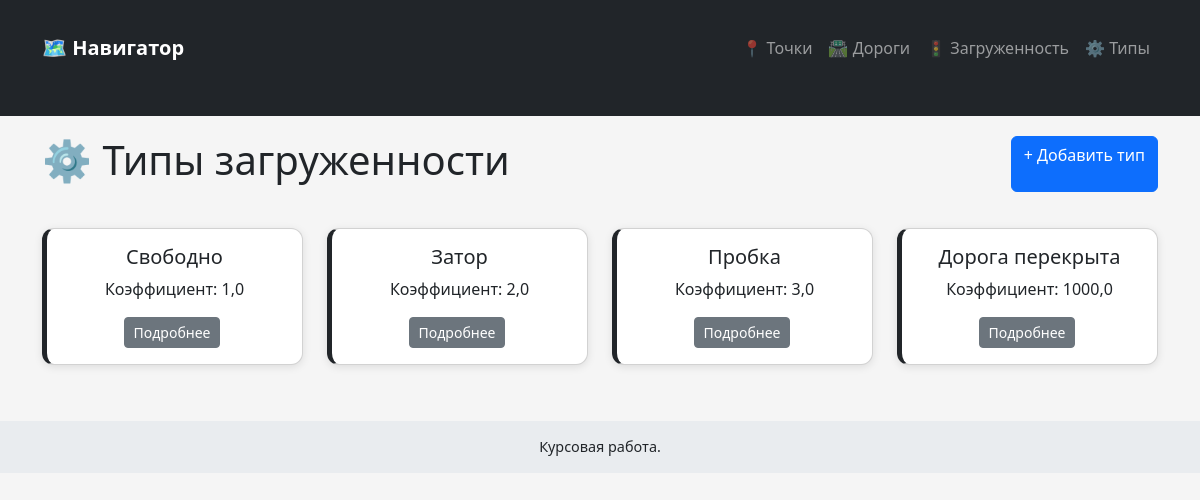
The page /contypes/ on the database its author committed.
### traffic/models.py (models this page shows, shortened)
class CongestionType(models.Model):
    name = models.CharField(max_length=50, verbose_name="Название типа")
    time_coefficient = models.FloatField(default=1.0, verbose_name="Коэффициент времени")
    class Meta:
        verbose_name = 'Тип загруженности'
        verbose_name_plural = 'Типы загруженности'

### traffic/views.py (the view, shortened to what this page needs)
    def handler(request, pk=None):
        queryset = model.objects.all()
        if model == RoadSegment:
            queryset = queryset.select_related('point_a', 'point_b')
        elif model == Traffic:
            queryset = queryset.select_related('road_segment', 'congestion_type')
        elif model == Location:
            queryset = queryset.order_by('name')
        return render(request, f'traffic/list_{template_base}s.html', {f'{template_base}s': queryset})

### traffic/views.py (called while the page is built, shortened)
def create_crud_handler(model, form_class, template_base, serialize_func=None):
    def handler(request, pk=None):
        queryset = model.objects.all()
        if model == RoadSegment:
            queryset = queryset.select_related('point_a', 'point_b')
        elif model == Traffic:
            queryset = queryset.select_related('road_segment', 'congestion_type')
        elif model == Location:
            queryset = queryset.order_by('name')
        return render(request, f'traffic/list_{template_base}s.html', {f'{template_base}s': queryset})
    return handler

### traffic/templates/traffic/list_contypes.html (shortened to what this page needs)
{% extends 'traffic/layout.html' %}
{% block content %}
<div class="d-flex justify-content-between mb-3">
    <h1>⚙️ Типы загруженности</h1>
    <a href="{% url 'contype_create' %}" class="btn btn-primary">+ Добавить тип</a>
</div>
<div class="row">
    {% for ct in contypes %}
    <div class="col-md-3">
        <div class="card text-center mb-3" style="border-left: 5px solid {{ ct.color }};">
            <div class="card-body">
                <h5 class="card-title">{{ ct.name }}</h5>
                <p class="card-text">Коэффициент: {{ ct.time_coefficient }}</p>
                <a href="{% url 'contype_detail' ct.id %}" class="btn btn-sm btn-secondary">Подробнее</a>
            </div>
        </div>
    </div>
    {% empty %}
    <div class="alert alert-warning">Нет типов</div>
    {% endfor %}
</div>
{% endblock %}

### traffic/templates/traffic/layout.html (style rules this page uses)
body { background-color: #f5f5f5; }
.card { margin-top: 20px; border-radius: 12px; box-shadow: 0 2px 8px rgba(0,0,0,0.1); }
.btn-sm { margin-right: 5px; }

### rows shown on the page
CongestionType: name "Свободно", time_coefficient "1,0"
CongestionType: name "Затор", time_coefficient "2,0"
CongestionType: name "Пробка", time_coefficient "3,0"
CongestionType: name "Дорога перекрыта", time_coefficient "1000,0"
